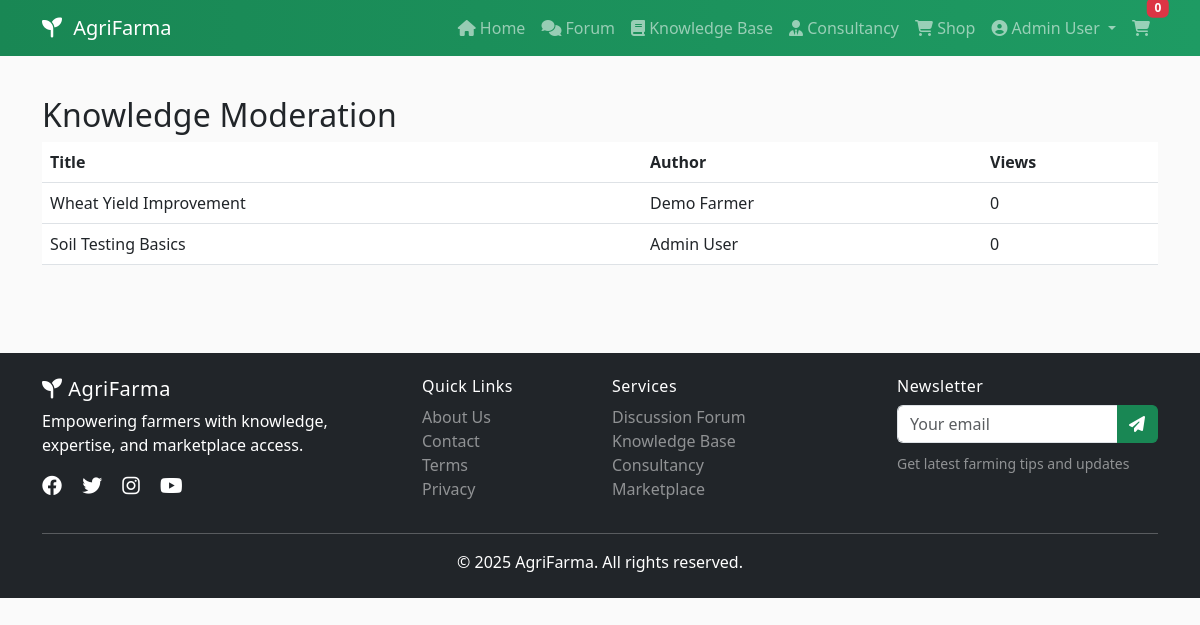
/admin/knowledge (signed in), run on the app's committed database.
### models.py (models this page shows, shortened)
class User(UserMixin, db.Model):
    id = db.Column(db.Integer, primary_key=True)
    name = db.Column(db.String(120), nullable=False)
    email = db.Column(db.String(120), unique=True, nullable=False)
    password_hash = db.Column(db.String(256), nullable=False)
    join_date = db.Column(db.DateTime, default=datetime.utcnow)
    is_active = db.Column(db.Boolean, default=True)
    profile = db.relationship('Profile', backref='user', uselist=False, cascade='all, delete')
    roles = db.relationship('Role', secondary=roles, backref=db.backref('users', lazy='dynamic'))
    @property
    def is_admin(self):
        return any(r.name == 'admin' for r in self.roles)

class BlogPost(db.Model):
    id = db.Column(db.Integer, primary_key=True)
    category_id = db.Column(db.Integer, db.ForeignKey('category.id'), nullable=False)
    user_id = db.Column(db.Integer, db.ForeignKey('user.id'), nullable=False)
    title = db.Column(db.String(200), nullable=False)
    content = db.Column(db.Text, nullable=False)
    featured_image = db.Column(db.String(200))
    tags = db.Column(db.String(200))  # comma-separated
    created_at = db.Column(db.DateTime, default=datetime.utcnow)
    views = db.Column(db.Integer, default=0)
    category = db.relationship('Category')
    author = db.relationship('User')
    comments = db.relationship('BlogComment', backref='post', cascade='all, delete')

### app.py (the view)
@app.route('/admin/knowledge')
@login_required
@roles_required('admin')
def admin_knowledge():
    blogs = BlogPost.query.order_by(BlogPost.created_at.desc()).all()
    return render_template('admin_knowledge.html', blogs=blogs)

### app.py (called while the page is built)
@login_manager.user_loader
def load_user(user_id: str):
    return User.query.get(int(user_id))

### auth.py (called while the page is built)
def roles_required(*role_names):
    def decorator(f):
        @wraps(f)
        def wrapped(*args, **kwargs):
            if not current_user.is_authenticated:
                abort(401)
            user_roles = {r.name for r in current_user.roles}
            if not any(r in user_roles for r in role_names):
                abort(403)
            return f(*args, **kwargs)
        return wrapped
    return decorator

### templates/admin_knowledge.html
{% extends 'base.html' %}{% block title %}Admin Knowledge{% endblock %}{% block content %}
<div class='container'><h2>Knowledge Moderation</h2>
<table class='table'><thead><tr><th>Title</th><th>Author</th><th>Views</th></tr></thead><tbody>
{% for b in blogs %}<tr><td>{{ b.title }}</td><td>{{ b.author.name }}</td><td>{{ b.views }}</td></tr>{% endfor %}
</tbody></table></div>{% endblock %}

### templates/base.html (shortened to what this page needs)
<!DOCTYPE html>
<html lang="en">
<head>
    <link href="https://cdn.jsdelivr.net/npm/bootstrap@5.3.0/dist/css/bootstrap.min.css" rel="stylesheet">
    <link rel="stylesheet" href="https://cdnjs.cloudflare.com/ajax/libs/font-awesome/6.4.0/css/all.min.css">
    <link rel="stylesheet" href="{{ url_for('static', filename='css/style.css') }}">
</head>
<body>
    <nav class="navbar navbar-expand-lg navbar-dark bg-success sticky-top">
        <div class="container">
            <a class="navbar-brand" href="{{ url_for('index') }}">
                <i class="fas fa-seedling"></i> AgriFarma
            </a>
            <div class="collapse navbar-collapse" id="navbarNav">
                <ul class="navbar-nav ms-auto">
                    <li class="nav-item">
                        <a class="nav-link" href="{{ url_for('index') }}">
                            <i class="fas fa-home"></i> Home
                        </a>
                    </li>
                    <li class="nav-item">
                        <a class="nav-link" href="{{ url_for('forum_home') }}">
                            <i class="fas fa-comments"></i> Forum
                        </a>
                    </li>
                    <li class="nav-item">
                        <a class="nav-link" href="{{ url_for('knowledge_home') }}">
                            <i class="fas fa-book"></i> Knowledge Base
                        </a>
                    </li>
                    <li class="nav-item">
                        <a class="nav-link" href="{{ url_for('consultancy_home') }}">
                            <i class="fas fa-user-tie"></i> Consultancy
                        </a>
                    </li>
                    <li class="nav-item">
                        <a class="nav-link" href="{{ url_for('shop_home') }}">
                            <i class="fas fa-shopping-cart"></i> Shop
                        </a>
                    </li>
                    {% if current_user.is_authenticated %}
                        <li class="nav-item dropdown">
                            <a class="nav-link dropdown-toggle" href="#" id="userDropdown" role="button"
                               data-bs-toggle="dropdown" aria-expanded="false">
                                <i class="fas fa-user-circle"></i> {{ current_user.name }}
                            </a>
                        </li>
                        <li class="nav-item">
                            <a class="nav-link position-relative" href="{{ url_for('cart') }}">
                                <i class="fas fa-shopping-cart"></i>
                                <span class="badge bg-danger position-absolute top-0 start-100 translate-middle"
                                      id="cart-count">0</span>
                            </a>
                        </li>
                    {% endif %}
                </ul>
            </div>
        </div>
    </nav>
    <main class="py-4">
        {% block content %}{% endblock %}
    </main>
    <footer class="bg-dark text-white mt-5 py-4">
        <div class="container">
            <div class="row">
                <div class="col-md-4">
                    <h5><i class="fas fa-seedling"></i> AgriFarma</h5>
                    <p>Empowering farmers with knowledge, expertise, and marketplace access.</p>
                    <div class="social-links">
                        <a href="#" class="text-white me-3"><i class="fab fa-facebook fa-lg"></i></a>
                        <a href="#" class="text-white me-3"><i class="fab fa-twitter fa-lg"></i></a>
                        <a href="#" class="text-white me-3"><i class="fab fa-instagram fa-lg"></i></a>
                        <a href="#" class="text-white"><i class="fab fa-youtube fa-lg"></i></a>
                    </div>
                </div>
                <div class="col-md-2">
                    <h6>Quick Links</h6>
                    <ul class="list-unstyled">
                        <li><a href="{{ url_for('about') }}" class="text-white-50">About Us</a></li>
                        <li><a href="{{ url_for('contact') }}" class="text-white-50">Contact</a></li>
                        <li><a href="{{ url_for('terms') }}" class="text-white-50">Terms</a></li>
                        <li><a href="{{ url_for('privacy') }}" class="text-white-50">Privacy</a></li>
                    </ul>
                </div>
                <div class="col-md-3">
                    <h6>Services</h6>
                    <ul class="list-unstyled">
                        <li><a href="{{ url_for('forum_home') }}" class="text-white-50">Discussion Forum</a></li>
                        <li><a href="{{ url_for('knowledge_home') }}" class="text-white-50">Knowledge Base</a></li>
                        <li><a href="{{ url_for('consultancy_home') }}" class="text-white-50">Consultancy</a></li>
                        <li><a href="{{ url_for('shop_home') }}" class="text-white-50">Marketplace</a></li>
                    </ul>
                </div>
                <div class="col-md-3">
                    <h6>Newsletter</h6>
                    <form id="newsletter-form">
                        <div class="input-group mb-2">
                            <input type="email" class="form-control" placeholder="Your email" required>
                            <button class="btn btn-success" type="submit">
                                <i class="fas fa-paper-plane"></i>
                            </button>
                        </div>
                    </form>
                    <small class="text-white-50">Get latest farming tips and updates</small>
                </div>
            </div>
            <hr class="bg-white">
            <div class="row">
                <div class="col-md-12 text-center">
                    <p class="mb-0">&copy; 2025 AgriFarma. All rights reserved.</p>
                </div>
            </div>
        </div>
    </footer>
</body>
</html>

### static/css/style.css (style rules this page uses)
:root { --af-green: #198754; --af-dark: #0f5132; --af-light: #f6fff9; --af-accent: #8bd3a6; --af-warning: #ffc107; }
body { font-family: system-ui, -apple-system, "Segoe UI", Roboto, "Helvetica Neue", Arial, "Noto Sans", "Liberation Sans", "Apple Color Emoji", "Segoe UI Emoji", "Segoe UI Symbol", "Noto Color Emoji", sans-serif; background-color: #fafafa; }
h1, h2, h3, h4, h5, h6 { letter-spacing: 0.2px; }
.navbar.bg-success { background: linear-gradient(90deg, var(--af-green), #1e9b63); }
.navbar-brand i { margin-right: 6px; }
.btn-success { background-color: var(--af-green); border-color: var(--af-green); }
footer { background: #0b3d29 !important; }
footer h5, footer h6 { letter-spacing: 0.5px; }
footer a { text-decoration: none; }
.table th { font-weight: 600; }
#newsletter-form .form-control { border-right: 0; }
#newsletter-form .btn { border-left: 0; }

### data on the page
User: name "Admin User"
BlogPost: title "Wheat Yield Improvement", author.name "Demo Farmer", views "0"
BlogPost: title "Soil Testing Basics", author.name "Admin User", views "0"
